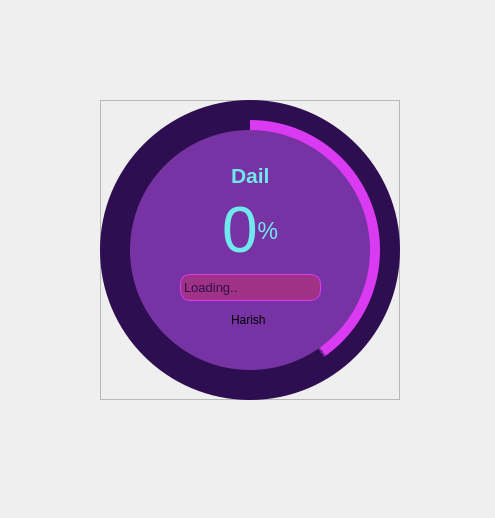
<?xml version="1.0" encoding="UTF-8"?>
<ui version="4.0">
 <author>Harish</author>
 <class>MainWindow</class>
 <widget class="QMainWindow" name="MainWindow">
  <property name="geometry">
   <rect>
    <x>0</x>
    <y>0</y>
    <width>495</width>
    <height>518</height>
   </rect>
  </property>
  <property name="windowTitle">
   <string>MainWindow</string>
  </property>
  <widget class="QWidget" name="centralwidget">
   <widget class="QFrame" name="BaseFrame">
    <property name="geometry">
     <rect>
      <x>100</x>
      <y>100</y>
      <width>300</width>
      <height>300</height>
     </rect>
    </property>
    <property name="frameShape">
     <enum>QFrame::StyledPanel</enum>
    </property>
    <property name="frameShadow">
     <enum>QFrame::Raised</enum>
    </property>
    <widget class="QFrame" name="DialFrame">
     <property name="geometry">
      <rect>
       <x>20</x>
       <y>20</y>
       <width>260</width>
       <height>260</height>
      </rect>
     </property>
     <property name="styleSheet">
      <string notr="true">
background-color: qconicalgradient(cx:0.5, cy:0.5, angle:90, stop:0.6 rgba(218,58,242,255), stop:0.595 rgba(225,255,255,0));

border-radius:130px;</string>
     </property>
     <property name="frameShape">
      <enum>QFrame::StyledPanel</enum>
     </property>
     <property name="frameShadow">
      <enum>QFrame::Raised</enum>
     </property>
     <widget class="QFrame" name="frame">
      <property name="geometry">
       <rect>
        <x>10</x>
        <y>10</y>
        <width>240</width>
        <height>240</height>
       </rect>
      </property>
      <property name="styleSheet">
       <string notr="true">background-color: rgb(119, 51, 164);
border-radius:120px;</string>
      </property>
      <property name="frameShape">
       <enum>QFrame::StyledPanel</enum>
      </property>
      <property name="frameShadow">
       <enum>QFrame::Raised</enum>
      </property>
      <widget class="QWidget" name="">
       <property name="geometry">
        <rect>
         <x>50</x>
         <y>32</y>
         <width>141</width>
         <height>171</height>
        </rect>
       </property>
       <layout class="QGridLayout" name="gridLayout">
        <item row="0" column="0" alignment="Qt::AlignHCenter">
         <widget class="QLabel" name="label">
          <property name="font">
           <font>
            <family>Arial</family>
            <pointsize>16</pointsize>
            <bold>true</bold>
           </font>
          </property>
          <property name="styleSheet">
           <string notr="true">
color: rgb(113, 232, 238);</string>
          </property>
          <property name="text">
           <string>Dail</string>
          </property>
         </widget>
        </item>
        <item row="1" column="0" alignment="Qt::AlignHCenter">
         <widget class="QLabel" name="progressValue">
          <property name="styleSheet">
           <string notr="true">color: rgb(113, 232, 238);</string>
          </property>
          <property name="text">
           <string>&lt;html&gt;&lt;head/&gt;&lt;body&gt;&lt;p&gt;&lt;span style=&quot; font-size:48pt;&quot;&gt;0&lt;/span&gt;&lt;span style=&quot; font-size:26pt; vertical-align:super;&quot;&gt;%&lt;/span&gt;&lt;/p&gt;&lt;/body&gt;&lt;/html&gt;</string>
          </property>
         </widget>
        </item>
        <item row="2" column="0">
         <widget class="QLabel" name="label_3">
          <property name="font">
           <font>
            <pointsize>10</pointsize>
            <bold>false</bold>
           </font>
          </property>
          <property name="styleSheet">
           <string notr="true">border:1px solid  rgb(218, 58, 242); 
background-color: rgba(250, 43, 63,0.3);
border-radius:10px;
color: rgb(45, 14, 81);</string>
          </property>
          <property name="text">
           <string>Loading..</string>
          </property>
         </widget>
        </item>
        <item row="3" column="0" alignment="Qt::AlignHCenter">
         <widget class="QLabel" name="label_4">
          <property name="font">
           <font>
            <family>Arial</family>
           </font>
          </property>
          <property name="text">
           <string>Harish </string>
          </property>
         </widget>
        </item>
       </layout>
      </widget>
     </widget>
    </widget>
    <widget class="QFrame" name="DialBaseFrame">
     <property name="geometry">
      <rect>
       <x>0</x>
       <y>0</y>
       <width>300</width>
       <height>300</height>
      </rect>
     </property>
     <property name="styleSheet">
      <string notr="true">background-color: rgb(45, 14, 81);
border-radius:150px;</string>
     </property>
     <property name="frameShape">
      <enum>QFrame::StyledPanel</enum>
     </property>
     <property name="frameShadow">
      <enum>QFrame::Raised</enum>
     </property>
    </widget>
    <zorder>DialBaseFrame</zorder>
    <zorder>DialFrame</zorder>
   </widget>
  </widget>
 </widget>
 <resources/>
 <connections/>
</ui>
